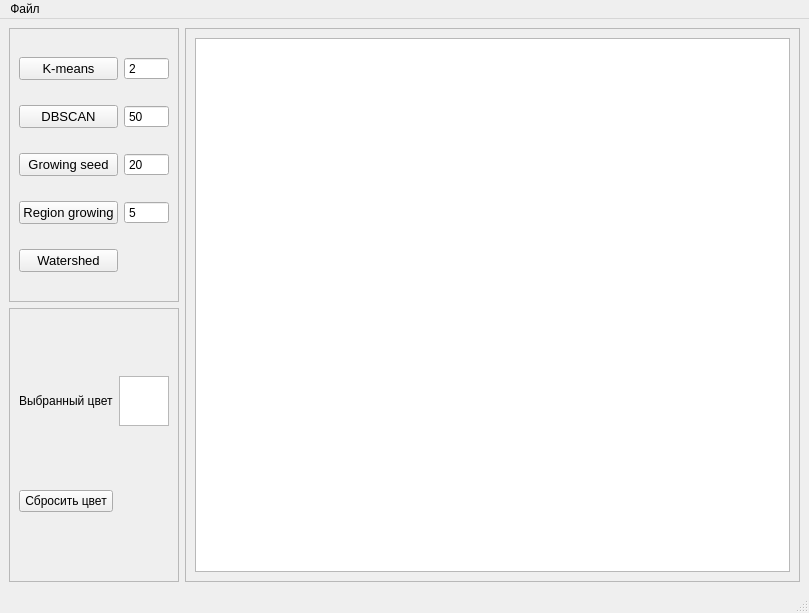
<?xml version="1.0" encoding="UTF-8"?>
<ui version="4.0">
 <class>MainWindow</class>
 <widget class="QMainWindow" name="MainWindow">
  <property name="geometry">
   <rect>
    <x>0</x>
    <y>0</y>
    <width>809</width>
    <height>613</height>
   </rect>
  </property>
  <property name="windowTitle">
   <string>Лабораторная работа 5 Прощенко Фридрих</string>
  </property>
  <widget class="QWidget" name="centralwidget">
   <layout class="QHBoxLayout" name="horizontalLayout_3">
    <item>
     <layout class="QVBoxLayout" name="verticalLayout">
      <item>
       <widget class="QFrame" name="frame">
        <property name="frameShape">
         <enum>QFrame::Shape::StyledPanel</enum>
        </property>
        <property name="frameShadow">
         <enum>QFrame::Shadow::Raised</enum>
        </property>
        <layout class="QGridLayout" name="gridLayout">
         <item row="3" column="1">
          <widget class="QDoubleSpinBox" name="dspinbox_region_growing">
           <property name="buttonSymbols">
            <enum>QAbstractSpinBox::ButtonSymbols::NoButtons</enum>
           </property>
           <property name="decimals">
            <number>0</number>
           </property>
           <property name="minimum">
            <double>5.000000000000000</double>
           </property>
           <property name="maximum">
            <double>100.000000000000000</double>
           </property>
          </widget>
         </item>
         <item row="0" column="1">
          <widget class="QDoubleSpinBox" name="dspinbox_k_means">
           <property name="buttonSymbols">
            <enum>QAbstractSpinBox::ButtonSymbols::NoButtons</enum>
           </property>
           <property name="decimals">
            <number>0</number>
           </property>
           <property name="minimum">
            <double>2.000000000000000</double>
           </property>
           <property name="maximum">
            <double>50.000000000000000</double>
           </property>
          </widget>
         </item>
         <item row="1" column="1">
          <widget class="QDoubleSpinBox" name="dspinbox_DBSCAN">
           <property name="buttonSymbols">
            <enum>QAbstractSpinBox::ButtonSymbols::NoButtons</enum>
           </property>
           <property name="decimals">
            <number>0</number>
           </property>
           <property name="minimum">
            <double>50.000000000000000</double>
           </property>
           <property name="maximum">
            <double>500.000000000000000</double>
           </property>
          </widget>
         </item>
         <item row="2" column="1">
          <widget class="QDoubleSpinBox" name="dspinbox_growing_seed">
           <property name="buttonSymbols">
            <enum>QAbstractSpinBox::ButtonSymbols::NoButtons</enum>
           </property>
           <property name="decimals">
            <number>0</number>
           </property>
           <property name="minimum">
            <double>20.000000000000000</double>
           </property>
           <property name="maximum">
            <double>300.000000000000000</double>
           </property>
          </widget>
         </item>
         <item row="4" column="0">
          <widget class="QPushButton" name="btn_watershed">
           <property name="font">
            <font>
             <family>Arial</family>
             <pointsize>10</pointsize>
            </font>
           </property>
           <property name="text">
            <string>Watershed</string>
           </property>
          </widget>
         </item>
         <item row="3" column="0">
          <widget class="QPushButton" name="btn_region_growin">
           <property name="font">
            <font>
             <family>Arial</family>
             <pointsize>10</pointsize>
            </font>
           </property>
           <property name="text">
            <string>Region growing</string>
           </property>
          </widget>
         </item>
         <item row="2" column="0">
          <widget class="QPushButton" name="btn_growing_seed">
           <property name="font">
            <font>
             <family>Arial</family>
             <pointsize>10</pointsize>
            </font>
           </property>
           <property name="text">
            <string>Growing seed</string>
           </property>
          </widget>
         </item>
         <item row="0" column="0">
          <widget class="QPushButton" name="btn_k_means">
           <property name="font">
            <font>
             <family>Arial</family>
             <pointsize>10</pointsize>
            </font>
           </property>
           <property name="text">
            <string>K-means</string>
           </property>
          </widget>
         </item>
         <item row="1" column="0">
          <widget class="QPushButton" name="btn_DBSCAN">
           <property name="font">
            <font>
             <family>Arial</family>
             <pointsize>10</pointsize>
            </font>
           </property>
           <property name="text">
            <string>DBSCAN</string>
           </property>
          </widget>
         </item>
        </layout>
       </widget>
      </item>
      <item>
       <widget class="QFrame" name="frame_3">
        <property name="sizePolicy">
         <sizepolicy hsizetype="Preferred" vsizetype="Maximum">
          <horstretch>0</horstretch>
          <verstretch>0</verstretch>
         </sizepolicy>
        </property>
        <property name="maximumSize">
         <size>
          <width>500</width>
          <height>300</height>
         </size>
        </property>
        <property name="frameShape">
         <enum>QFrame::Shape::StyledPanel</enum>
        </property>
        <property name="frameShadow">
         <enum>QFrame::Shadow::Raised</enum>
        </property>
        <layout class="QGridLayout" name="gridLayout_2">
         <item row="0" column="1">
          <widget class="QGraphicsView" name="graphicsView">
           <property name="sizePolicy">
            <sizepolicy hsizetype="Minimum" vsizetype="Minimum">
             <horstretch>0</horstretch>
             <verstretch>0</verstretch>
            </sizepolicy>
           </property>
           <property name="maximumSize">
            <size>
             <width>50</width>
             <height>50</height>
            </size>
           </property>
          </widget>
         </item>
         <item row="0" column="0">
          <widget class="QLabel" name="label">
           <property name="maximumSize">
            <size>
             <width>16777215</width>
             <height>100</height>
            </size>
           </property>
           <property name="text">
            <string>Выбранный цвет</string>
           </property>
          </widget>
         </item>
         <item row="1" column="0">
          <widget class="QPushButton" name="btn_drop_color">
           <property name="text">
            <string>Сбросить цвет</string>
           </property>
          </widget>
         </item>
        </layout>
       </widget>
      </item>
     </layout>
    </item>
    <item>
     <widget class="QFrame" name="frame_2">
      <property name="frameShape">
       <enum>QFrame::Shape::StyledPanel</enum>
      </property>
      <property name="frameShadow">
       <enum>QFrame::Shadow::Raised</enum>
      </property>
      <layout class="QHBoxLayout" name="horizontalLayout_2">
       <item>
        <widget class="QGraphicsView" name="graph_view_img"/>
       </item>
      </layout>
     </widget>
    </item>
   </layout>
  </widget>
  <widget class="QMenuBar" name="menubar">
   <property name="geometry">
    <rect>
     <x>0</x>
     <y>0</y>
     <width>809</width>
     <height>33</height>
    </rect>
   </property>
   <widget class="QMenu" name="menu">
    <property name="title">
     <string>Файл</string>
    </property>
    <addaction name="action_download_img"/>
   </widget>
   <addaction name="menu"/>
  </widget>
  <widget class="QStatusBar" name="statusbar"/>
  <action name="action_download_img">
   <property name="text">
    <string>Загрузить</string>
   </property>
  </action>
 </widget>
 <resources/>
 <connections/>
</ui>
